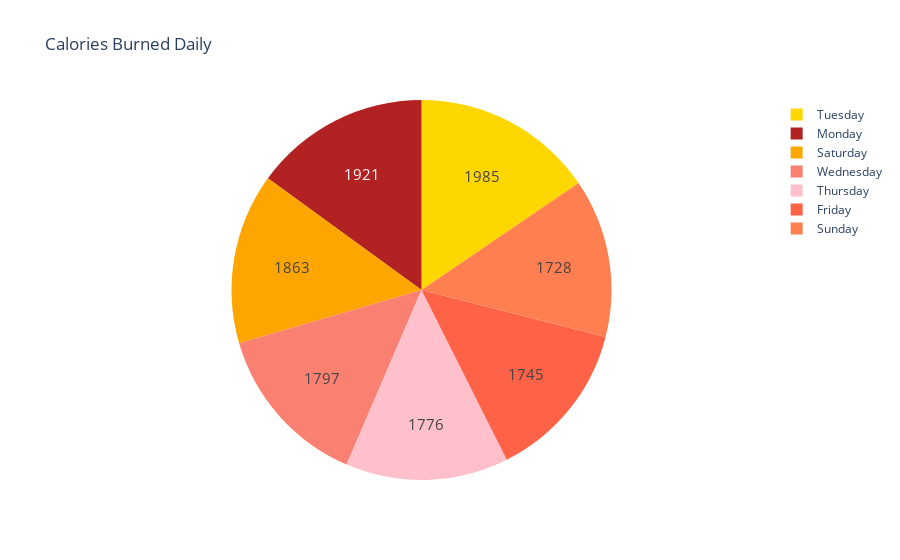

This figure's notebook cell:
### Markdown cell above
So Thursday is the most inactive day according to the lifestyle of all the individuals in the dataset. Now let’s have a look at the number of calories burned on each day of the week:

### Code cell
calories = data["Day"].value_counts()
label = calories.index
counts = data["Calories"]

fig = go.Figure(data=[go.Pie(labels=label, values=counts)])
fig.update_layout(title_text='Calories Burned Daily')
fig.update_traces(hoverinfo='label+percent', textinfo='value', textfont_size=15,
                  marker=dict(colors=colors))
fig.show()

### Figure 1 — Plotly figure (JSON) as saved in the notebook; plotly's stock layout.template omitted (floating-point values rounded to 4 significant figures; data arrays with more than 128 entries replaced by an {"elided": "..."} marker saying what was removed)
{"data": [{"hoverinfo": "label+percent", "labels": ["Tuesday", "Wednesday", "Thursday", "Friday", "Saturday", "Sunday", "Monday"], "marker": {"colors": ["gold", "salmon", "pink", "tomato", "orange", "coral", "firebrick"]}, "textfont": {"size": 15}, "textinfo": "value", "type": "pie", "values": {"elided": "940 int values"}}], "layout": {"title": {"text": "Calories Burned Daily"}}}
